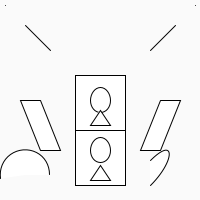
Frame 1 (no input)
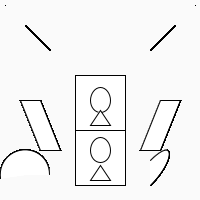
Frame 60 (the mouse pressed at the canvas centre just before this capture)
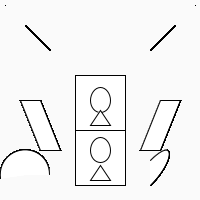
Frame 120 (the mouse held since frame 60 and released just before this capture)

The Processing sketch that drew these frames (run headless with seeded random() and noise(); from frame 60 on, the mouse is pressed at the canvas centre):

// Processing sketch: Day_2_handson_geom
// ── Day_2_handson_geom.pde
void setup()
{
  size(200, 200);
  background(250);
}

void draw()
{
  point(5, 5);
  point(195, 5);
  line(25, 25, 50, 50);
  line(175,25,150,50);
  rect(75,75,50,55);
  rect(75,130,50,55);
  ellipse(100,100,20,25);
  ellipse(100,150,20,25);
  triangle(100,110,110,125,90,125);
  triangle(100,165,110,180,90,180);
  quad(20,100,40,150,60,150,40,100);
  quad(180,100,160,150,140,150,160,100);
  arc(25,175,50,50,3,6.28);
  bezier(150,160,175,135,175,160,150,185);
}
